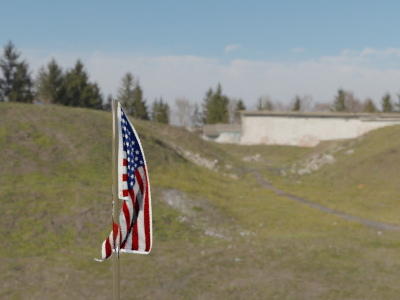
#> input picture sobel detection/Resources/Ahw0145.png, 400 x 300 px
$ python Mask_1.py
#> lines starting #> are read from the running program, lines starting #| are printed output that depends on the picture; after the words box and inside, x2 and y2 are one past the last pixel; in counts of white or black regions, pixels touching at a corner belong together
import cv2
import numpy as np

pathBGD = 'Resources/Background.png'
pathA = 'Resources/Typa_A.png'
pathB = 'Resources/Typa_B.png'
pathC = 'Resources/Typa_C.png'
pathD = 'Resources/Typa_D.png'
pathTest = 'Resources/Ahw0145.png'

imgTest = cv2.imread(pathTest)
#> imgTest is the input picture: shape (300, 400, 3); mean B, G, R 121, 135, 134.8
imgBGD = cv2.imread(pathBGD)
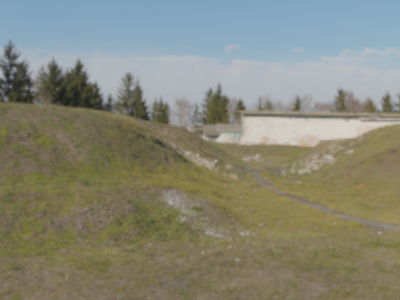
#> input picture sobel detection/Resources/Background.png, 400 x 300 px
#> imgBGD is the input picture: shape (300, 400, 3); mean B, G, R 119.4, 134.9, 134
imgCopy = imgTest.copy()
maskA = cv2.imread(pathA)
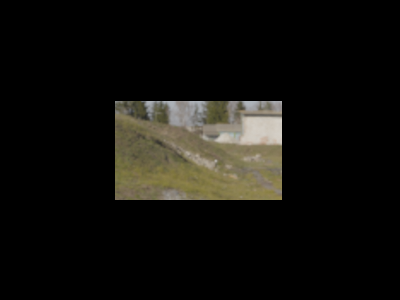
#> input picture sobel detection/Resources/Typa_A.png, 400 x 300 px
#> maskA is the input picture: shape (300, 400, 3); mean B, G, R 13.3, 16.9, 17.9
maskB = cv2.imread(pathB)
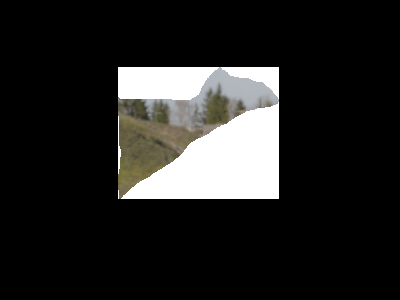
#> input picture sobel detection/Resources/Typa_B.png, 400 x 300 px
#> maskB is the input picture: shape (300, 400, 3); mean B, G, R 34.4, 35.6, 35.8
maskC = cv2.imread(pathC)
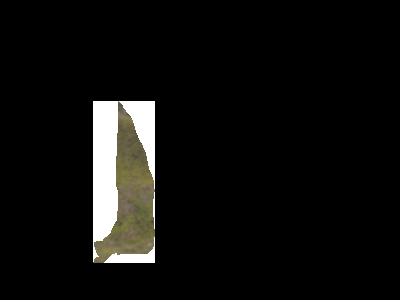
#> input picture sobel detection/Resources/Typa_C.png, 400 x 300 px
#> maskC is the input picture: shape (300, 400, 3); mean B, G, R 13.8, 15.2, 15.5
maskD = cv2.imread(pathD)
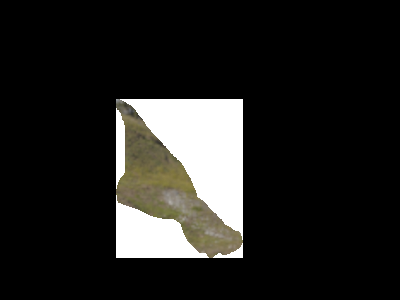
#> input picture sobel detection/Resources/Typa_D.png, 400 x 300 px
#> maskD is the input picture: shape (300, 400, 3); mean B, G, R 31.8, 33.8, 34.3
rows,cols,channels = maskA.shape
#> rows = 300; cols = 400; channels = 3
sumA,sumB,sumC,sumD = 0,0,0,0
absA,absB,absC,absD = 0,0,0,0

def compare_img_hist(img1, img2):
    img1_hist = cv2.calcHist([img1], [1], None, [256], [0,256])
    img1_hist = cv2.normalize(img1_hist, img1_hist, 0, 1, cv2.NORM_MINMAX, -1)

    img2_hist = cv2.calcHist([img2], [1], None, [256], [0,256])
    img2_hist = cv2.normalize(img2_hist, img2_hist, 0, 1, cv2.NORM_MINMAX, -1)

    similarity = cv2.compareHist(img1_hist, img2_hist, 0)
    print(similarity)

    return similarity


for i in range(rows):
    for j in range(cols):
        for k in range(channels):
            if maskA[i][j][k] == 0 or maskA[i][j][k] == 255:
                continue
            else:
                imgCopy[i,j] = maskA[i,j]
        absA = np.abs(imgCopy[i][j],imgBGD[i][j])
        sumA = sumA + absA
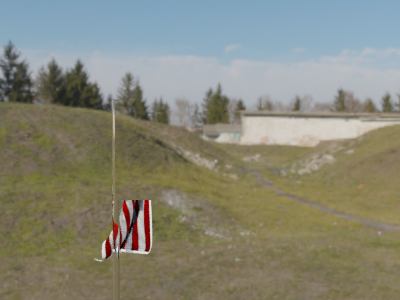
#> imgCopy: shape (300, 400, 3); 8.5% of pixels changed, all inside (x1, y1, x2, y2) = (115, 101, 282, 200)
#> after the loop, sumA = [238, 65, 174]
new_img = imgCopy
cv2.imshow("Type_A",new_img)
compare_img_hist(imgBGD, new_img)
#> in compare_img_hist, `img1_hist = cv2.calcHist([img1], [1], None, [256], [0,256])`: img1_hist = 256 values, max 2820 at index 113, min 0 at index 227, mean 468.8
#> in compare_img_hist, `img1_hist = cv2.normalize(img1_hist, img1_hist, 0, 1, cv2.NORM_MINMAX,..`: img1_hist = 256 values, max 1 at index 113, min 0 at index 227, mean 0.166
#> in compare_img_hist, `img2_hist = cv2.calcHist([img2], [1], None, [256], [0,256])`: img2_hist = 256 values, max 2820 at index 113, min 0 at index 227, mean 468.8
#> in compare_img_hist, `img2_hist = cv2.normalize(img2_hist, img2_hist, 0, 1, cv2.NORM_MINMAX,..`: img2_hist has the same summary as img1_hist
#> in compare_img_hist, `similarity = cv2.compareHist(img1_hist, img2_hist, 0)`: similarity = 1
#| 1.0

imgCopy = imgTest.copy()
for i in range(rows):
    for j in range(cols):
        for k in range(channels):
            if maskC[i][j][k] == 0 or maskC[i][j][k] == 255:
                continue
            else:
                imgCopy[i,j] = maskC[i,j]
        absC = np.abs(imgCopy[i][j],imgBGD[i][j])
        sumC = sumC + absC
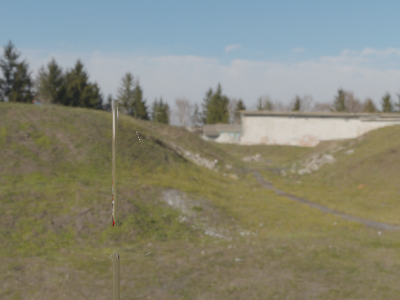
#> imgCopy: shape (300, 400, 3); 4.01% of pixels changed, all inside (x1, y1, x2, y2) = (94, 101, 155, 263)
#> after the loop, sumC = [182, 246, 75]
new_img2 = imgCopy
cv2.imshow("Type_C",new_img2)
compare_img_hist(imgBGD, new_img2)
#| 1.0

print(sumA,sumB,sumC,sumD)
#| [238  65 174] 0 [182 246  75] 0
cv2.waitKey(0)
